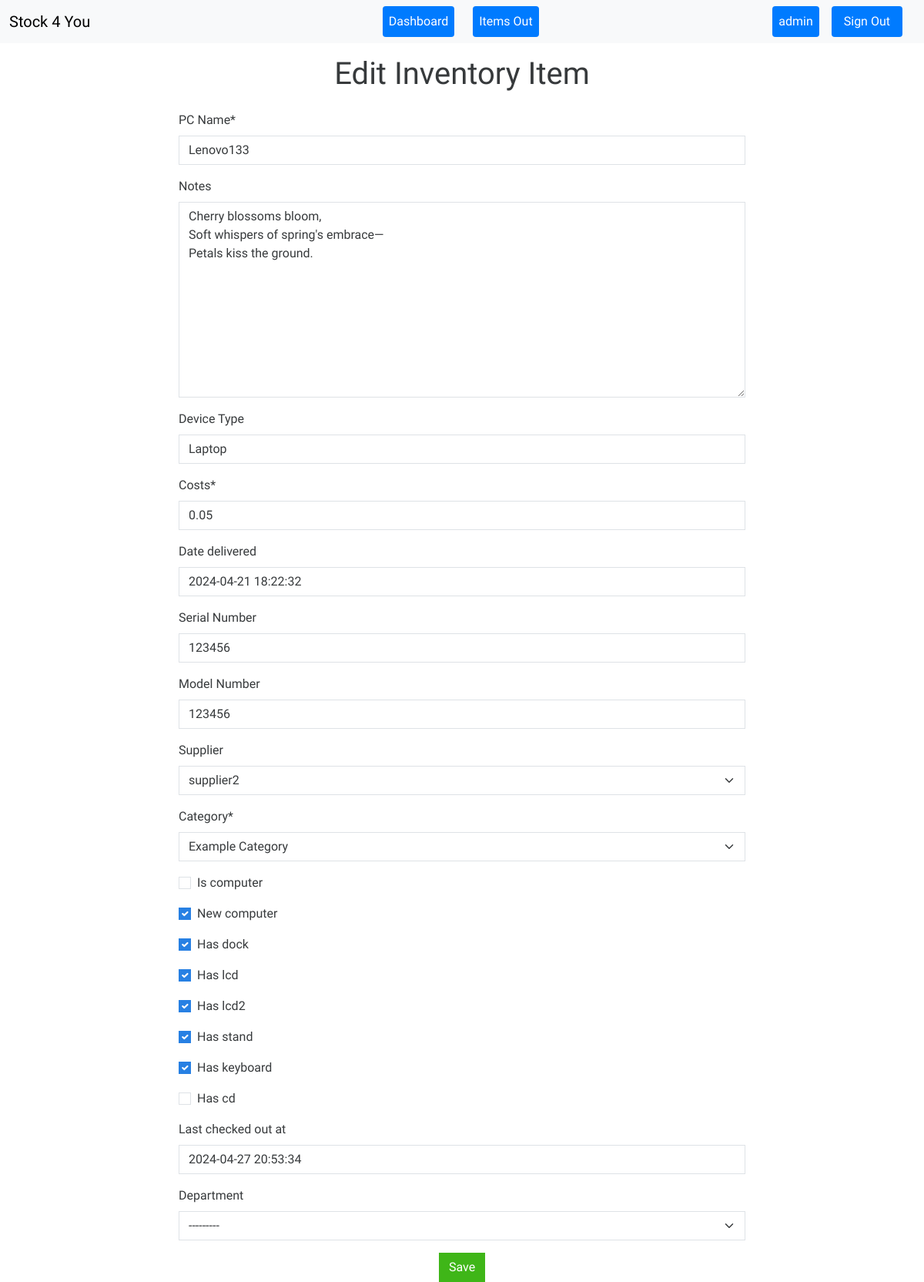
The app's page /edit-item/1/ (signed in), older data.
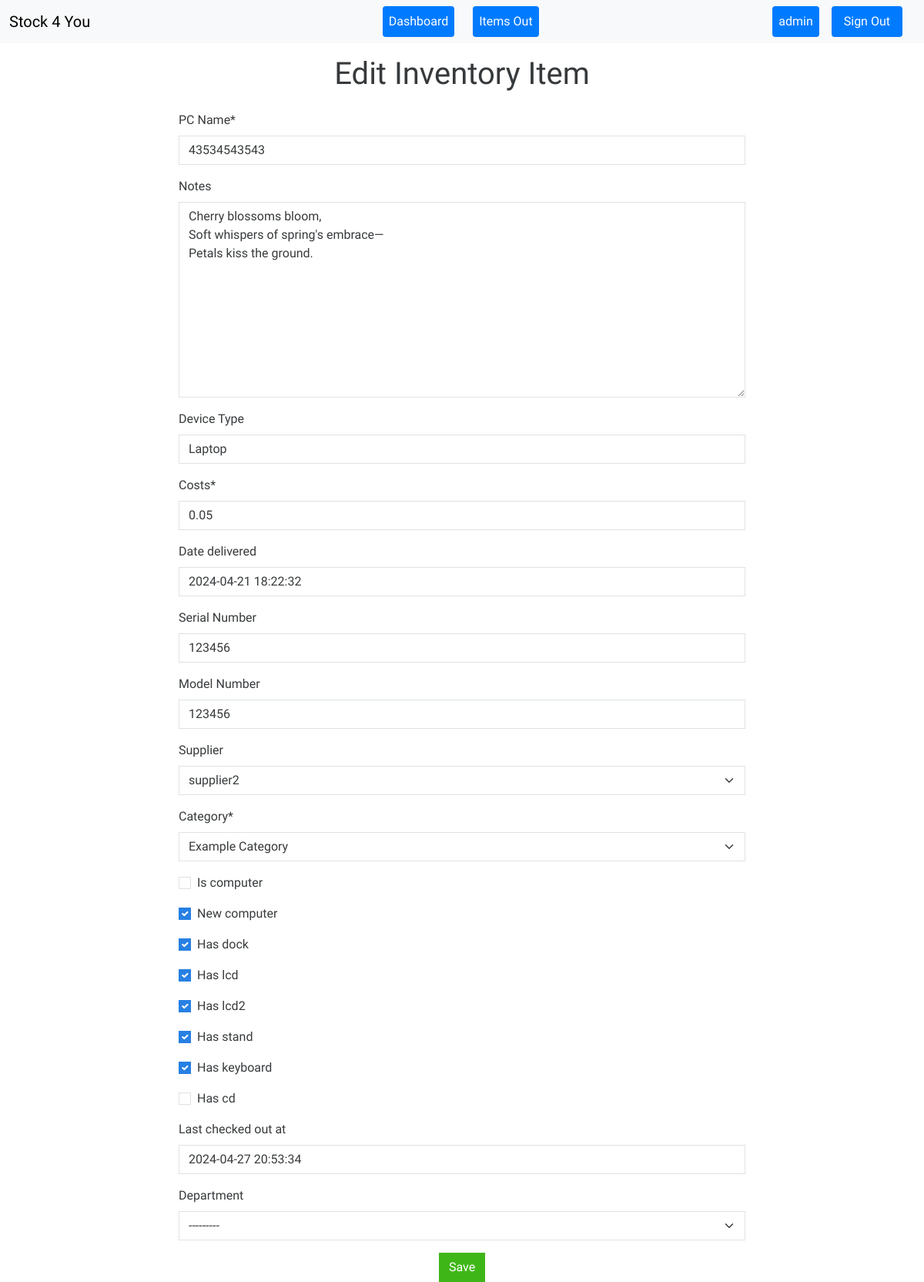
The same page, newer data.
### inventory/models.py (models this page shows, shortened)
class InventoryItem(models.Model):
    pc_name = models.CharField(max_length=255)
    user = models.ForeignKey(User, on_delete=models.CASCADE, null=True, blank=True)
    notes = models.TextField(blank=True, default='')
    device_type = models.CharField(max_length=50, default='Laptop')
    category = models.ForeignKey(Category, on_delete=models.CASCADE, null=True)
    costs = models.DecimalField(max_digits=8, decimal_places=2, default=0.00)
    new_computer = models.BooleanField(default=False)
    date_delivered = models.DateTimeField(blank=True, null=True, default=timezone.now)
    is_computer = models.BooleanField(default=False)
    has_dock = models.BooleanField(default=False)
    has_lcd = models.BooleanField(default=False)
    has_lcd2 = models.BooleanField(default=False)
    has_stand = models.BooleanField(default=False)
    has_keyboard = models.BooleanField(default=False)
    has_cd = models.BooleanField(default=False)
    serial_number = models.CharField(max_length=200)
    model_number = models.CharField(max_length=200, null=True)
    supplier = models.ForeignKey(Supplier, on_delete=models.SET_NULL, null=True)
    is_checked_out = models.BooleanField(default=False)
    last_checked_out_by = models.ForeignKey(User, related_name='last_checked_out_items', on_delete=models.SET_NULL, null=True, blank=True)
    last_checked_out_at = models.DateTimeField(null=True, blank=True)
    class Meta:
        permissions = [
            ("can_checkout_items", "Can check out items"),
        ]

### inventory/views.py (the view, shortened to what this page needs)
# urls.py: path('edit-item/<int:pk>/', EditItem.as_view(), name='edit-item'),
class EditItem(LoginRequiredMixin, UpdateView):
    model = InventoryItem
    form_class = InventoryItemForm
    template_name = 'inventory/item_form.html'
    success_url = reverse_lazy('dashboard')
    def get_object(self, queryset=None):
        pk = self.kwargs.get('pk')
        return get_object_or_404(InventoryItem, pk=pk, user=self.request.user)

### inventory/forms.py
class InventoryItemForm(forms.ModelForm):
    category = forms.ModelChoiceField(queryset=Category.objects.all(), initial=0)
    department = forms.ModelChoiceField(queryset=Department.objects.all(), required=False)
    supplier = forms.ModelChoiceField(queryset=Supplier.objects.all(), required=False)
    pc_name = forms.CharField(label='PC Name')
    serial_number = forms.CharField(required=False, label='Serial Number')
    model_number = forms.CharField(required=False, label='Model Number')
    device_type = forms.CharField(required=False, label='Device Type')
    class Meta:
        model = InventoryItem
        fields = [
            'pc_name', #'domain_user', 'department',
            'notes',  'device_type',
            'costs', 'date_delivered', 'serial_number', 'model_number', 'supplier',
            'category', 'is_computer', 'new_computer', 'has_dock', 'has_lcd', 'has_lcd2',
            'has_stand', 'has_keyboard', 'has_cd', 'last_checked_out_at'
        ]

### inventory/models.py (called while the page is built)
    def __str__(self):
        return self.name

    def __str__(self):
        return self.department

    def __str__(self):
        return self.name

### inventory/templates/inventory/item_form.html (shortened to what this page needs)
{% extends 'inventory/base.html' %}
{% load crispy_forms_tags %}
{% load static %}
{% block content %}
<div class="container mt-3">
    <div class="text-center mb-4">
        <h1>{% if form.instance.pk %}Edit Inventory Item{% else %}Add Inventory Item{% endif %}</h1>
    </div>
    <div class="row justify-content-center">
        <div class="col-md-8">
            <div id="input-box-section">
                <form method="POST" id="itemForm">
                    {{ form|crispy }}
                    <div class="mt-3 text-center">
                        {% if form.instance.pk %}
                            <button type="submit" name="action" value="save" class="btn btn-success">Save</button>
                        {% else %}
                            <button type="submit" name="action" value="add" class="btn btn-primary">Add Item</button>
                        {% endif %}
                    </div>
                </form>
            </div>
        </div>
    </div>
</div>
{% endblock content %}

Row changes from the older to the newer data that the page shows:
changed InventoryItem "Laptop": pc_name "Lenovo133" → "43534543543"
